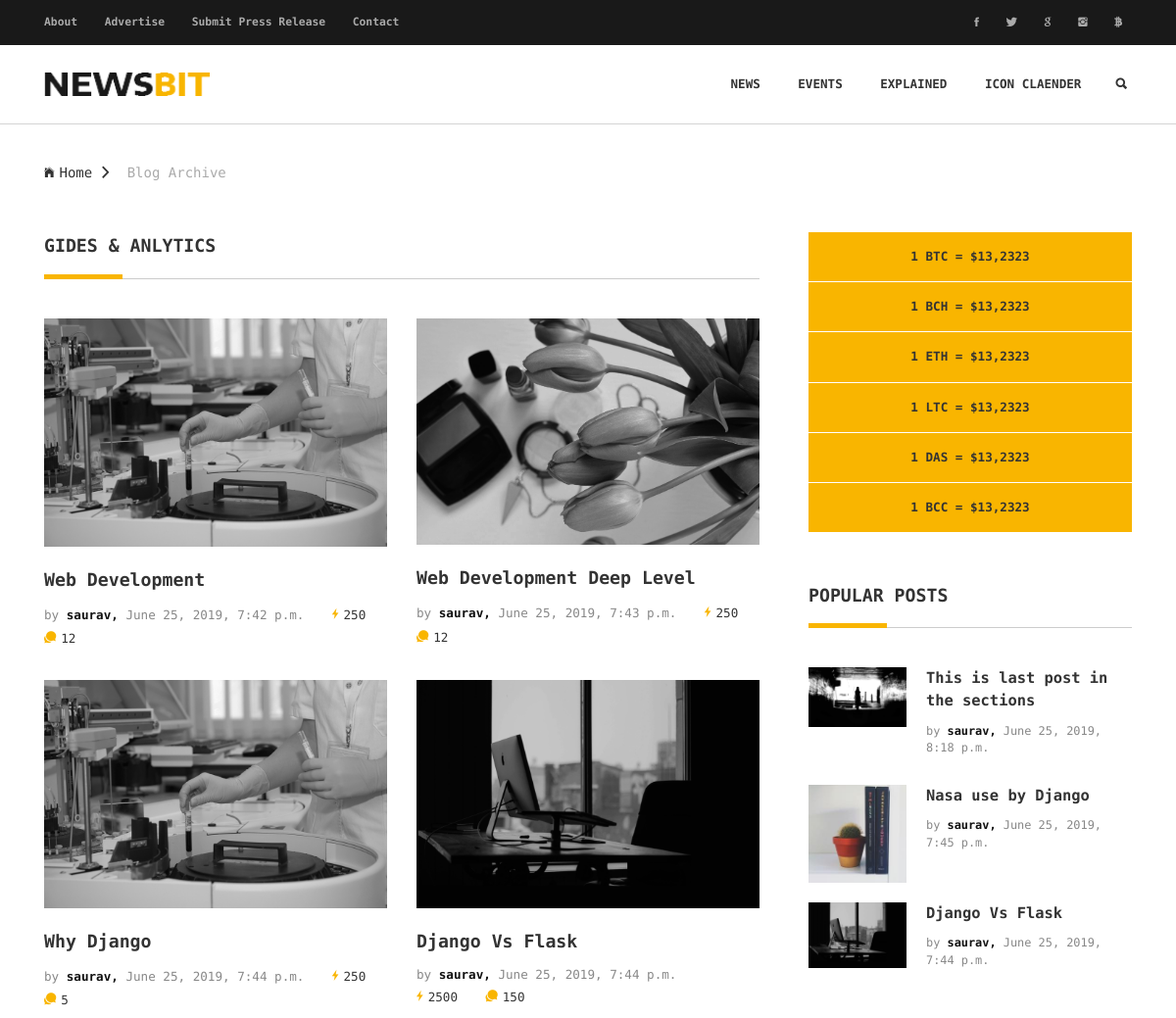
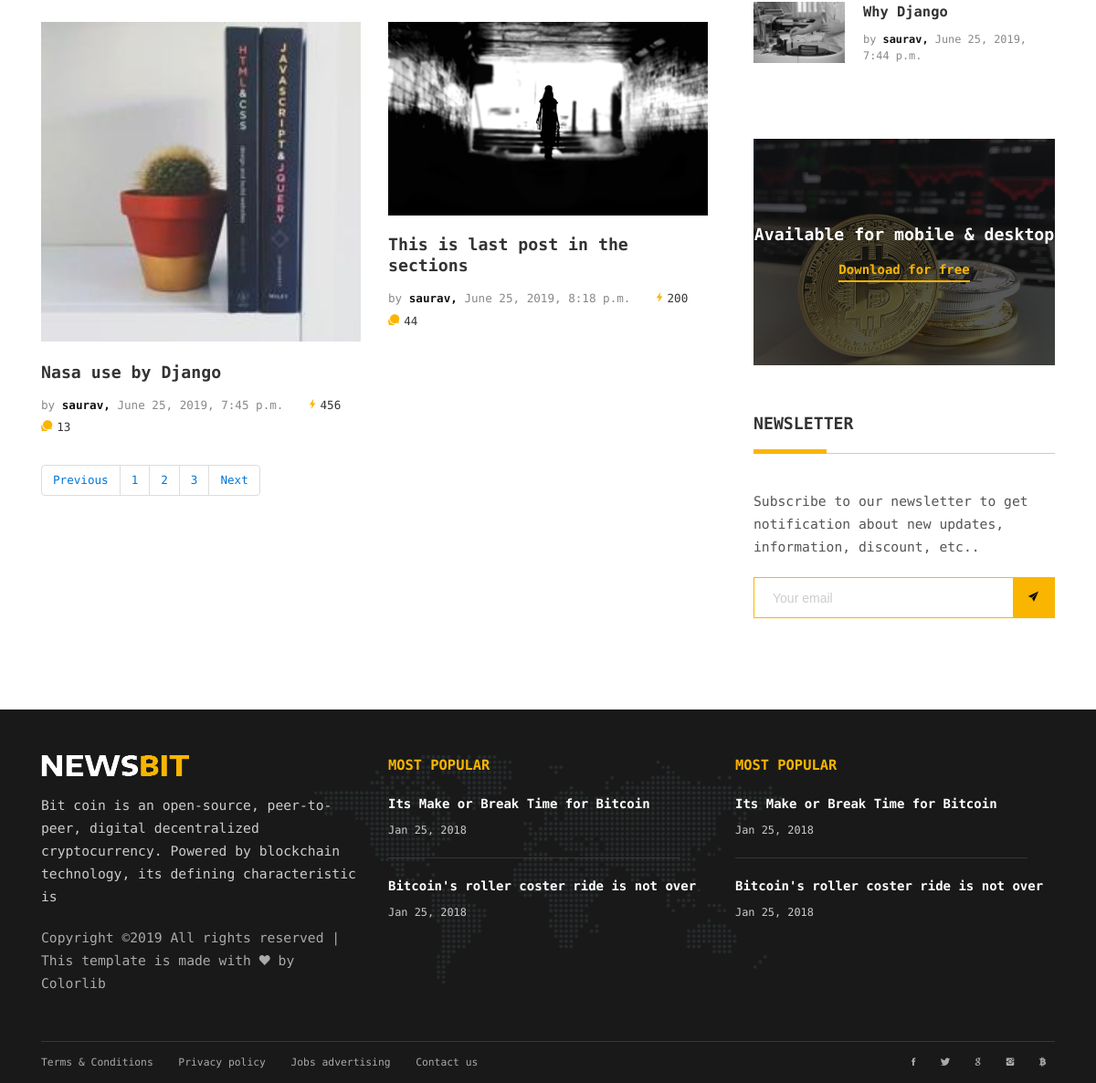
The app's page /font-end-post/post-list/ with its own data (2 pictures, top to bottom).
### news/models.py (models this page shows, shortened)
class Post(models.Model):
    title = models.CharField(max_length=150)
    author = models.ForeignKey(Author, on_delete=models.CASCADE)
    thumbnail = models.ImageField(upload_to='post/img')
    timestamp = models.DateTimeField(auto_now_add=True)
    view_count = models.PositiveIntegerField(default=0)
    comment_count = models.PositiveIntegerField(default=0)
    text = models.TextField()
    category = models.ManyToManyField(category)
    featured = models.BooleanField()

class Author(models.Model):
    user = models.OneToOneField(User, on_delete=models.CASCADE)
    pic  = models.ImageField(upload_to='img/author/')
    def __str__(self):
        return self.user.username

### news/views.py (the view)
# urls.py: path('post-list/', views.PostListView.as_view(), name="post_list"),
class PostListView(ListView):
    model = Post
    template_name = "archive-page.html"
    context_object_name = "post"
    def get_context_data(self, **kwargs):
        context = super().get_context_data(**kwargs)
        most_resent_post = Post.objects.order_by('-timestamp')[:4]
        context["resent_post"] = most_resent_post
        context['page_request_var'] = "page"
        return context

### templates/archive-page.html (shortened to what this page needs)
{% extends 'base.html' %}
{% load static %}
{% block news_content %}
	<section class="ptb-0">
		<div class="mb-30 brdr-ash-1 opacty-5"></div>
		<div class="container">
			<a class="mt-10" href="index.html"><i class="mr-5 ion-ios-home"></i>Home<i class="mlr-10 ion-chevron-right"></i></a>
			<a class="mt-10 color-ash" href="archive-page.html">Blog Archive</a>
		</div>
	</section>
	<section>
		<div class="container">
			<div class="row">
				<div class="col-md-12 col-lg-8">
					<h4 class="p-title"><b>GIDES & ANLYTICS</b></h4>
					<div class="row">
						{% for post in post %}
						<div class="col-sm-6">
							<img src="{{ post.thumbnail.url }}" alt="">
							<h4 class="pt-20"><a href="{% url 'single' post.id %}"><b>{{ post.title }}</b></a></h4>
							<ul class="list-li-mr-20 pt-10 mb-30">
								<li class="color-lite-black">by <a href="" class="color-black"><b>{{ post.author }},</b></a>
								{{ post.timestamp }}</li>
								<li><i class="color-primary mr-5 font-12 ion-ios-bolt"></i>{{ post.view_count }}</li>
								<li><i class="color-primary mr-5 font-12 ion-chatbubbles"></i>{{ post.comment_count }}</li>
							</ul>
						</div>
						{% endfor %}
					</div>
					<nav aria-label="Page navigation example">
						<ul class="pagination">
						  <li class="page-item"><a class="page-link" href="#">Previous</a></li>
						  <li class="page-item"><a class="page-link" href="#">1</a></li>
						  <li class="page-item"><a class="page-link" href="#">2</a></li>
						  <li class="page-item"><a class="page-link" href="#">3</a></li>
						  <li class="page-item"><a class="page-link" href="#">Next</a></li>
						</ul>
					</nav>
				</div>
				<div class="col-md-6 col-lg-4">
					<div class="pl-20 pl-md-0">
						<ul class="list-block list-li-ptb-15 list-btm-border-white bg-primary text-center">
							<li><b>1 BTC = $13,2323</b></li>
							<li><b>1 BCH = $13,2323</b></li>
							<li><b>1 ETH = $13,2323</b></li>
							<li><b>1 LTC = $13,2323</b></li>
							<li><b>1 DAS = $13,2323</b></li>
							<li><b>1 BCC = $13,2323</b></li>
						</ul>
						<div class="mtb-50">
							<h4 class="p-title"><b>POPULAR POSTS</b></h4>
							{% for post in resent_post %}
							<a class="oflow-hidden pos-relative mb-20 dplay-block" href="#">
								<div class="wh-100x abs-tlr"><img src="{{ post.thumbnail.url }}" alt=""></div>
								<div class="ml-120 min-h-100x">
									<h5><b>{{ post.title }}</b></h5>
									<h6 class="color-lite-black pt-10">by <span class="color-black"><b>{{ post.author }},</b></span> {{ post.timestamp }}</h6>
								</div>
							</a>
							{% endfor %}
						</div>
						<div class="mtb-50 pos-relative">
							<img src="images/banner-1-600x450.jpg" alt="">
							<div class="abs-tblr bg-layer-7 text-center color-white">
								<div class="dplay-tbl">
									<div class="dplay-tbl-cell">
										<h4><b>Available for mobile & desktop</b></h4>
										<a class="mt-15 color-primary link-brdr-btm-primary" href="#"><b>Download for free</b></a>
									</div>
								</div>
							</div>
						</div>
						<div class="mtb-50 mb-md-0">
							<h4 class="p-title"><b>NEWSLETTER</b></h4>
							<p class="mb-20">Subscribe to our newsletter to get notification about new updates,
								information, discount, etc..</p>
							<form class="nwsltr-primary-1" action="" method="POST">
								<input type="email" name="email" placeholder="Your email"/>
								<button type="submit"><i class="ion-ios-paperplane"></i></button>
							</form>
						</div>
					</div>
				</div>
			</div>
		</div>
	</section>
{% endblock %}

### news/static/common/styles.css (style rules this page uses)
html { font-size: 100%; overflow-x: hidden; width: 100%; margin: 0px; padding: 0px; touch-action: manipulation; }
body { font-size: 14px; font-family: 'Encode Sans Expanded', sans-serif; width: 100%; height: 100%; margin: 0; font-weight: 400; -webkit-font-smoothing: antialiased; -moz-osx-font-smoothing: grayscale; word-wrap: break-word; overflow-x: hidden; color: #333; }
h1, h2, h3, h4, h5, h6, p, a, ul, span, li, img, inpot, button { margin: 0; padding: 0; }
h1,h2,h3,h4,h5,h6 { line-height: 1.5; font-weight: inherit; }
p { line-height: 1.7; font-size: 1.05em; font-weight: 400; color: #555; }
h4 { font-size: 1.3em; }
h5 { font-size: 1.1em; }
h6 { font-size: .85em; }
a, button { display: inline-block; text-decoration: none; color: inherit; line-height: 1.3; -webkit-transition: all .25s ease-in-out; transition: all .25s ease-in-out; }
b { font-weight: 700; }
img { width: 100%; }
li { list-style: none; display: inline-block; line-height: 1.6; font-size: .9em; }
span { display: inline-block; }
button { outline: 0; border: 0; background: none; cursor: pointer; }
::placeholder { color: #ccc; }
.dplay-tbl { display: table; height: 100%; width: 100%; }
.dplay-tbl-cell { display: table-cell; vertical-align: middle; }
.oflow-hidden { overflow: hidden; }
.dplay-block { display: block; }
.opacty-5 { opacity: .5; }
.pos-relative { position: relative; z-index: 1; }
.abs-tlr { position: absolute; top: 0; left: 0; right: 0; z-index: 1; }
.abs-tblr { position: absolute; top: 0; bottom: 0; left: 0; right: 0; z-index: 1; }
.text-center { text-align: center; }
.font-12 { font-size: 1.2em; }
.color-white { color: #fff; }
.color-ash { color: #aaa; }
.color-primary { color: #F9B500; }
.color-black { color: #111; }
.color-lite-black { color: #888; }
.bg-primary { background: #F9B500!important; }
.bg-layer-7:after { content:''; position: absolute; top: 0; bottom: 0; left: 0; right: 0; z-index: -1; opacity: .7; background: #111; }
.brdr-ash-1 { height: 1px; background: #aaa; }
.link-brdr-btm-primary { position: relative; padding-bottom: 5px; -webkit-transition: all .2s; transition: all .2s; }
.link-brdr-btm-primary:after { content:''; position: absolute; left: 0; right: 0; bottom: 0; height: 2px; background: #F9B500; -webkit-transition: all .2s; transition: all .2s; -webkit-transform-origin: right; transform-origin: right; }
.nwsltr-primary-1 { position: relative; }
.nwsltr-primary-1 input { height: 45px; display: block; width: 100%; padding: 0 65px 0 20px; border: 1px solid #F9B500; }
.nwsltr-primary-1 button { position: absolute; top: 1px; bottom: 1px; right: 1px; width: 45px; text-align: center; background: #F9B500; color: #000; }
.nwsltr-primary-1 button i { font-size: 1.3em; }
section { padding: 50px 0; }
.p-title { position: relative; padding-bottom: 20px; margin-bottom: 40px; }
.p-title:after { content:''; position: absolute; bottom: 0; left: 0; width: 100%; height: 1px; background: #ccc; }
.p-title:before { content:''; position: absolute; bottom: 0; left: 0; width: 80px; height: 5px; background: #F9B500; z-index: 1; }
.wh-100x { height: 100px; width: 100px!important; }
.min-h-100x { min-height: 100px!important; }
.list-block > li { display: block; }
.list-btm-border-white > li { border-bottom: 1px solid #fff; }
.list-li-mr-20 > li { margin-right: 20px; }
.list-li-ptb-15 > li { padding-top: 15px; padding-bottom: 15px; }
.mtb-50 { margin-top: 50px!important; margin-bottom: 50px!important; }
.mb-20 { margin-bottom: 20px!important; }
.mb-30 { margin-bottom: 30px!important; }
.mt-10 { margin-top: 10px!important; }
.mt-15 { margin-top: 15px!important; }
.mlr-10 { margin-left: 10px!important; margin-right: 10px!important; }
.ml-120 { margin-left: 120px!important; }
.mr-5 { margin-right: 5px!important; }
.pt-10 { padding-top: 10px!important; }
.pt-20 { padding-top: 20px!important; }
.pl-20 { padding-left: 20px!important; }
.ptb-0 { padding-top: 0px!important; padding-bottom: 0px!important; }

### records on screen
Post: thumbnail (picture), title "Web Development", author "saurav", timestamp "June 25, 2019, 7:42 p.m.", view_count "250", comment_count "12"
Post: thumbnail (picture), title "Web Development Deep Level", author "saurav", timestamp "June 25, 2019, 7:43 p.m.", view_count "250", comment_count "12"
Post: thumbnail (picture), title "Why Django", author "saurav", timestamp "June 25, 2019, 7:44 p.m.", view_count "250", comment_count "5"
Post: thumbnail (picture), title "Django Vs Flask", author "saurav", timestamp "June 25, 2019, 7:44 p.m.", view_count "2500", comment_count "150"
Post: thumbnail (picture), title "Nasa use by Django", author "saurav", timestamp "June 25, 2019, 7:45 p.m.", view_count "456", comment_count "13"
Post: thumbnail (picture), title "This is last post in the sections", author "saurav", timestamp "June 25, 2019, 8:18 p.m.", view_count "200", comment_count "44"
